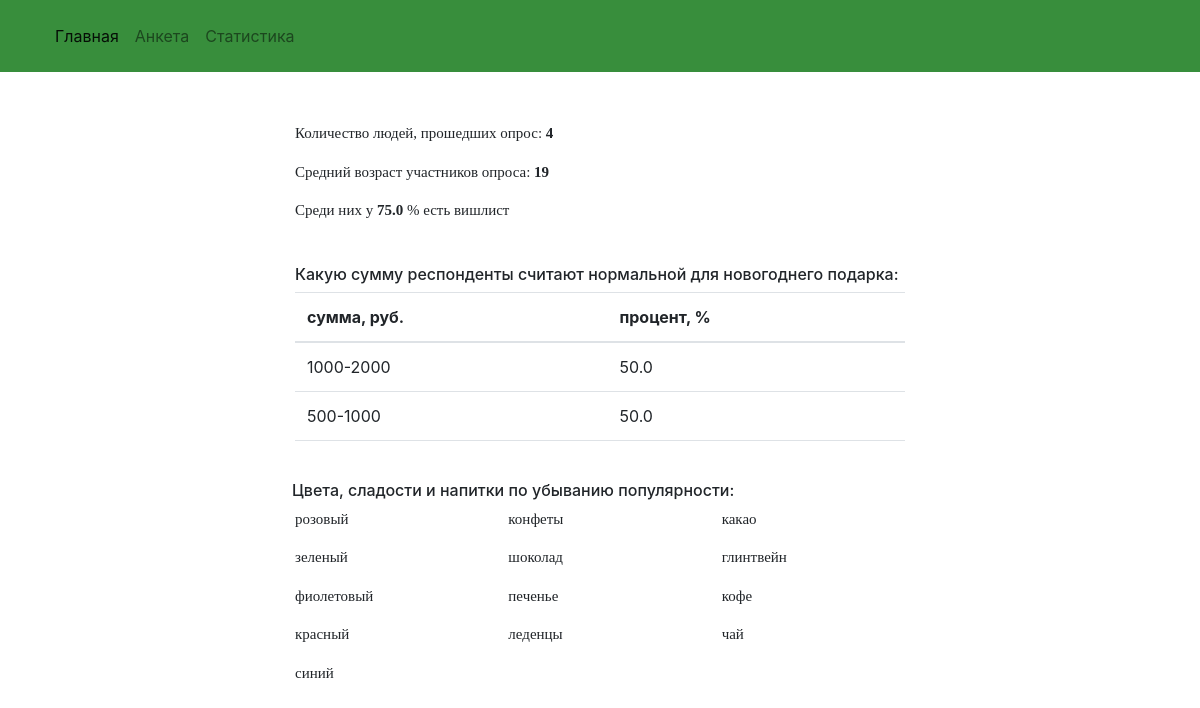
The app's page /statistics with its own data.
### models.py (models this page shows)
class Choices(db.Model):
    __tablename__ = "choices"
    id = db.Column('choice_id', db.Integer, primary_key=True)
    name = db.Column('name', db.String(100))
    ru_name = db.Column('ru_name', db.String(100))

### app.py (the view)
@app.route('/statistics', methods=['GET', 'POST'])
def statistics():
    res = {}
    count_responders = db.session.query(func.count(Responders.id))
    res['resp_num'] = count_responders.first()[0]
    age = db.session.query(func.sum(Responders.age), func.count(Responders.id))
    age = age.all()
    res['av_age'] = age[0][0] // age[0][1]
    wishlist_exists_dict = {'no': 0, 'yes': 0}
    wishlist_exist = db.session.query(Answers.answer, func.count(Answers.resp_id)) \
                    .filter(Answers.q_id == 6) \
                    .group_by(Answers.answer)
    wishlist_exists_dict.update(dict(wishlist_exist.all()))
    res['wishlistExists'] = round(wishlist_exists_dict['yes'] / (wishlist_exists_dict['yes'] + wishlist_exists_dict['no']) * 100, 2)
    present_cost = db.session.query(Answers.answer, func.count(Answers.resp_id)) \
                    .filter(Answers.q_id == 5) \
                    .group_by(Answers.answer) \
                    .order_by(-func.count(Answers.resp_id))
    res['present_cost'] = dict(present_cost.all())
    for price in res['present_cost']:
        res['present_cost'][price] = round(res['present_cost'][price] / res['resp_num'] * 100, 2)
    popular_colors = db.session.query(Choices.ru_name, func.count(SelectedChoices.resp_id)) \
                    .join(Choices) \
                    .filter(SelectedChoices.question_id == 8) \
                    .group_by(SelectedChoices.choice_id) \
                    .order_by(-func.count(SelectedChoices.resp_id))
    res['colors'] = dict(popular_colors.all())
    popular_sweets = db.session.query(Choices.ru_name, func.count(SelectedChoices.resp_id)) \
        .join(Choices) \
        .filter(SelectedChoices.question_id == 9) \
        .group_by(SelectedChoices.choice_id) \
        .order_by(-func.count(SelectedChoices.resp_id))
    res['sweets'] = dict(popular_sweets.all())
    popular_drinks = db.session.query(Choices.ru_name, func.count(SelectedChoices.resp_id)) \
        .join(Choices) \
        .filter(SelectedChoices.question_id == 10) \
        .group_by(SelectedChoices.choice_id) \
        .order_by(-func.count(SelectedChoices.resp_id))
    res['drinks'] = dict(popular_drinks.all())
    print(res)
    return render_template('statistics.html', results=res)

### templates/statistics.html (shortened to what this page needs)
{% extends 'base.html' %}
{% block content %}
    <link rel="stylesheet" href="https://stackpath.bootstrapcdn.com/bootstrap/4.4.1/css/bootstrap.min.css">
    <div class="container">
        <div class="row">
            <div class="col-sm-1 col-md-1 col-lg-2 col-xl-2"></div>
             <div class="col-sm-10 col-md-10 col-lg-8 col-xl-8">
                 <p> Количество людей, прошедших опрос: <b> {{ results["resp_num"] }} </b></p>
                 <p> Средний возраст участников опроса: <b> {{ results["av_age"] }} </b></p>
                 <p> Среди них у <b>{{ results['wishlistExists']}} </b>% есть вишлист </p>
             <br>
                 <label class="h6" for="present_cost"> Какую сумму респонденты считают нормальной для новогоднего подарка: </label>
                 <table class="table" id="present_cost">
                    <thead>
                        <th scope="col">сумма, руб.</th>
                        <th scope="col">процент, %</th>
                    </thead>
                     {% for k in results['present_cost'] %}
                        <tr>
                            <td> {{ k }} </td>
                            <td> {{ results['present_cost'][k] }} </td>
                        </tr>
                     {% endfor %}
                 </table>
                 <br>
                <div class="row">
                    <h6>Цвета, сладости и напитки по убыванию популярности: </h6>
                    <div class="col">
                        {% for k in results['colors'] %}
                            <p>{{ k }}</p>
                        {% endfor %}
                    </div>
                    <div class="col">
                        {% for k in results['sweets'] %}
                            <p>{{ k }}</p>
                        {% endfor %}
                    </div>
                    <div class="col">
                        {% for k in results['drinks'] %}
                            <p>{{ k }}</p>
                        {% endfor %}
                    </div>
                </div>
             </div>
            <div class="col-sm-1 col-md-1 col-lg-2 col-xl-2"></div>
        </div>
    </div>
{% endblock %}

### templates/base.html (shortened to what this page needs)
<!DOCTYPE html>
<html lang="en">
<head>
    <link href="https://cdn.jsdelivr.net/npm/bootstrap@5.1.3/dist/css/bootstrap.min.css" rel="stylesheet">
</head>
<body>
    <nav class="navbar navbar-light" style="background-color: #388E3C;">
        <nav class="navbar navbar-expand-lg navbar-light" style="background-color: #388E3C;">
            <div class="container-fluid">
                <div class="collapse navbar-collapse" id="navbarNavAltMarkup">
                    <div class="navbar-nav">
                        <a class="nav-link active" aria-current="page" href="/">Главная</a>
                        <a class="nav-link" href="/form">Анкета</a>
                        <a class="nav-link" href="/statistics">Статистика</a>
                    </div>
                </div>
            </div>
        </nav>
    </nav>
    <div style="margin: 50px 10%">
        {% block content %} {% endblock %}
    </div>
</body>
</html>

### templates/base.html (style rules this page uses)
body { background-color: whitesmoke; }
p { font-family: verdana; font-size: 15px; }

### records on screen
Choices: ru_name "розовый"
Choices: ru_name "зеленый"
Choices: ru_name "фиолетовый"
Choices: ru_name "красный"
Choices: ru_name "синий"
Choices: ru_name "конфеты"
Choices: ru_name "шоколад"
Choices: ru_name "печенье"
Choices: ru_name "леденцы"
Choices: ru_name "какао"
Choices: ru_name "глинтвейн"
Choices: ru_name "кофе"
Choices: ru_name "чай"

### other values on screen
{{ results["resp_num"] }} "4"
{{ results["av_age"] }} "19"
{{ results['wishlistExists'] }} "75.0"
{{ k }} "1000-2000" "500-1000"
{{ results['present_cost'][k] }} "50.0" "50.0"
